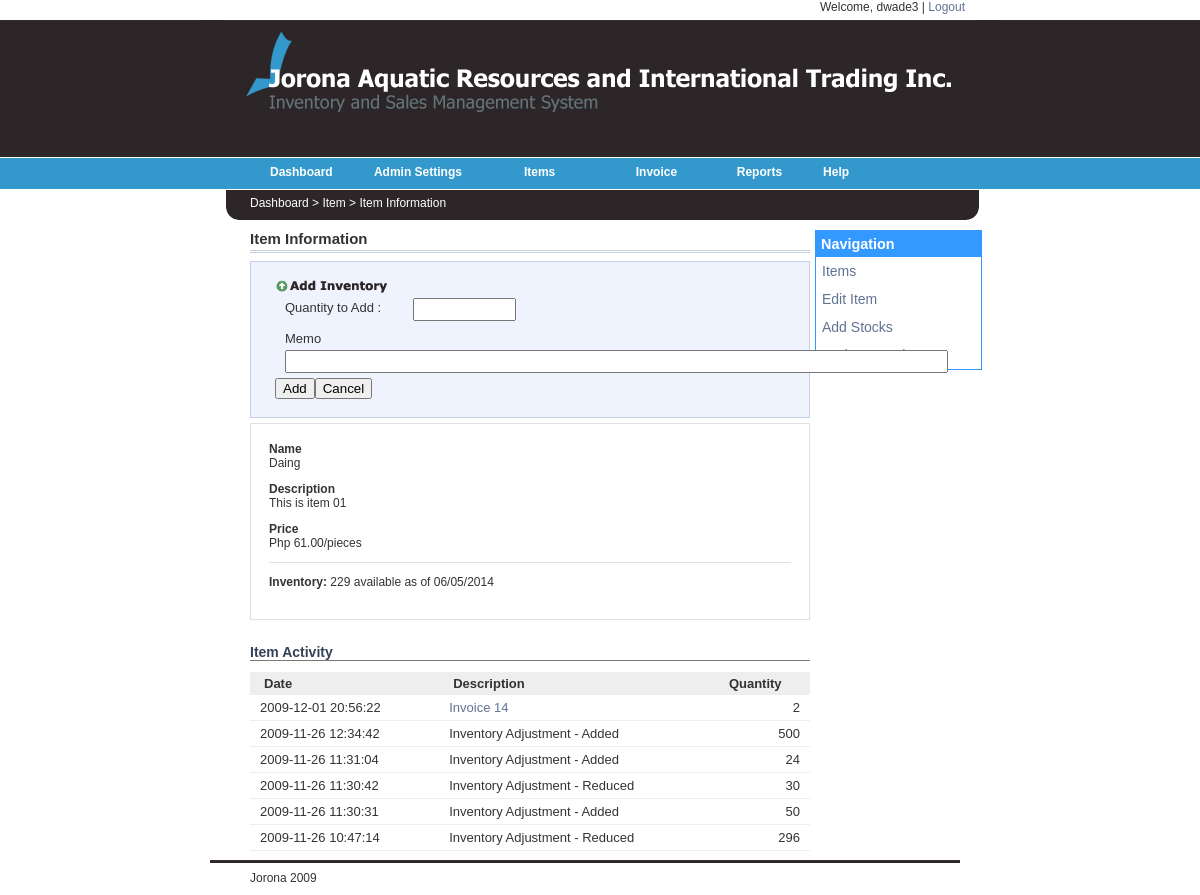
/final/item_information.php?prod_id=14&item_action=1 (signed in), run on the app's committed database.
### tables this page shows
CREATE TABLE IF NOT EXISTS `tbl_product` (
  `prod_id` int(4) NOT NULL auto_increment,
  `prod_name` varchar(50) NOT NULL,
  `prod_desc` text NOT NULL,
  `prod_price` int(4) NOT NULL,
  `quantity_on_hand` int(5) NOT NULL,
  `unit` int(2) NOT NULL,
  `date_added` date NOT NULL,
  `prod_state` tinyint(1) NOT NULL,
  `userid` int(4) NOT NULL,
  PRIMARY KEY  (`prod_id`)
);

CREATE TABLE IF NOT EXISTS `tbl_record` (
  `record_id` int(6) NOT NULL auto_increment,
  `last_update` timestamp NOT NULL default CURRENT_TIMESTAMP on update CURRENT_TIMESTAMP,
  `prod_id` int(4) NOT NULL,
  `userid` int(4) NOT NULL,
  `quantity` int(4) NOT NULL,
  `rec_type` smallint(2) NOT NULL,
  `remarks` text NOT NULL,
  `o_id` int(6) default NULL,
  PRIMARY KEY  (`record_id`)
);

### final/includes/functions.php (called while the page is built, shortened)
<?php
    function SearchProduct($keyword) {
        if ($keyword!="")
        {
        $result = mysql_query("SELECT * FROM tbl_product
                              WHERE tbl_product.prod_id='$keyword' OR tbl_product.prod_name='$keyword'");
        }
        else  $result = mysql_query("SELECT * FROM (tbl_product LEFT JOIN tbl_users ON tbl_product.userid = tbl_users.userid)
                                    ORDER BY prod_name ASC");
        return $result;
    }
	function ItemActivity($pid){
        $query = "SELECT * FROM tbl_record, tbl_product WHERE tbl_record.prod_id = $pid AND tbl_record.prod_id = tbl_product.prod_id ORDER BY record_id DESC";
        $result = mysql_query($query);
        return $result;
	}
?>

### final/item_information.php (the view, shortened to what this page needs)
<?php include("includes/functions.php");?>
<link rel="stylesheet" href="_common/css/main.css" type="text/css" media="all">
<link href="stylesheets/sortableTable.css" rel="stylesheet" type="text/css" />
<link href="stylesheets/tabber.css" rel="stylesheet" type="text/css" />
<?php include("includes/header.php");?>
<br><div id="mainMenuContent">Dashboard > Item > Item Information</div></div><div> <div id="content">
<div id="Nav">
<div class="box"><div class="box-header"><b>Navigation</b></div>
<div class="box-body"><p class="t"><a href="manage_products.php">Items</a></p><p class="d"></p></div>
<div class="box-body"><p class="t"><a href="edit_product2.php?prod_id=<?php $id = $_GET['prod_id']; echo $id; ?>">Edit Item</a></p><p class="d"></p></div>
<div class="box-body">  <p class="t"><a href="item_information.php?prod_id=<?php $id = $_GET['prod_id']; echo $id; echo"&item_action=1"; ?>">Add Stocks</a></p></div>
<div class="box-body"><p class="t"><a href="item_information.php?prod_id=<?php $id = $_GET['prod_id']; echo $id; echo"&item_action=2"; ?>">Reduce Stocks</a></p></div>
</div>
</div>
<div class="header"><p class="h">Item Information</p></div>
<?php
	if(isset($_GET['item_action'])){
		$state = $_GET['item_action'];
		if($state==1){
			$id = $_GET['prod_id'];
			$result=SearchProduct($id);
			while($row = mysql_fetch_array($result))
			{
			echo"
				<form method=\"post\" action=\"stockin_process.php\" class=\"form-edit-item\">
				<img src=\"images/add_icon.png\"></img>
				<table class=\"fixed-table\">
                   <tbody>
					<input type=\"hidden\" id=\"prod_id\" name=\"id\" value=".$row['prod_id']." />
					<input type=\"hidden\" id=\"prod_qoh\" name=\"qoh\" value=".$row['quantity_on_hand']." />
				   <tr class=\"ei\">
                       <td  class=\"ei\"><label class=\"space-btm\" for=\"item_name\">Quantity to Add : </label></td>
                       <td  class=\"ei\"><input class=\"basic-textfield\" maxlength=\"80\" name=\"add_qty\" fade  size=\"10\" type=\"text\"   /> </td>
                     </tr>
					 <tr class=\"ei\">
                       <td colspan=\"4\" class=\"ei\"><label class=\"space-btm\" for=\"item_name\">Memo</label>
                       <input class=\"basic-textfield\" name=\"memo\" fade  size=\"80\" type=\"text\"  /></td>
                     </tr>
				</table>
				<input type=\"submit\" name=\"btnAdd\" value=\"Add\"  /><input type=\"submit\" name=\"btnCancel\" value=\"Cancel\"  />
				</form>
			";}
		}
	}
?>
	<?php
	      if(isset($_GET['prod_id'])){
		     $id = $_GET['prod_id'];
			  	$result=SearchProduct($id);
		     	while($row = mysql_fetch_array($result))
				{
				echo "
				<div id=\"padding1\"></div>
				<div id=\"show-item\">
				<h4>Name</h4>
				<p class=\"shorter\">".$row['prod_name']."</p>
				<h4>Description</h4>
				<p class=\"shorter\">".$row['prod_desc']."</p>
				<h4>Price</h4>
				<p class=\"shorter\">Php ".$row['prod_price'].".00/";
				if($row['unit']==0){ echo "pieces</p>";}
				elseif($row['unit']==1){ echo "pack</p>";}
				echo "
				<div class=\"clear\"> </div>
				<div id=\"inventory-info\">
				<b>Inventory: </b>".$row['quantity_on_hand']." available as of ". date("m/d/Y")."
				</div>
				</div>";
				}}
	?>
<div id="item-activity">
<div class="big-padding"> <h2 class="floated">Item Activity</h2></div>
			<table id="myTable" cellpadding="0">
		  	<thead>
				<th class="desc">Date</th>
				<th class="desc">Description</th>
				<th class="desc">Quantity</th>
			</thead>
			<?php
				$pid = $_GET['prod_id'];
				echo "<tbody>";
			        $result = ItemActivity($pid);
						while($row = mysql_fetch_array($result))
						{
							echo "<tr id=".$row['record_id']." class=\"sort\">";
							echo"<td class=\"center\">".$row['last_update']."</td>";
							if($row['rec_type']==1)echo"<td>Inventory Adjustment - Added</td>";
							elseif($row['rec_type']==2){
							if($row['o_id']!=NULL){echo"<td><a href=\"invoice_details.php?oid=".$row['o_id']."\">Invoice ".$row['o_id']." </a></td>";}
							else echo"<td>Inventory Adjustment - Reduced</td>";}
							echo"<td class=\"int\">".$row['quantity']."</td>";
							echo "</tr>";
						}
						echo "</tbody>";
			?>
		  </table>
</div>
<?php require("includes/footer.php");?>

### final/_common/css/main.css (style rules this page uses)
body { line-height: 1.5; background: #fff; margin:1.5em 0; }
table { border-collapse: separate; border-spacing: 0; }
caption, th, td { text-align: left; font-weight:400; }
body { color: black; font-family: Verdana, sans-serif; font-size: 12px; }
h2 { font-size: 14px; margin: 0; border-bottom: 1px solid #797979; margin-bottom: 5px; color: #354158; }
h4 { font-weight: bold; }
.desc { margin: -15px 0 40px 0; }

### final/stylesheets/sortableTable.css (style rules this page uses)
table { width: 100%; }
th { background-color: #666666; background: #eee url(../images/icon-table-sort.png) no-repeat 2px 8px; padding: 4px 4px 4px 14px; font-size: 13px; font-weight:bold; }
tr { background-color: #FFFFFF; padding: 4px; font-size: 13px; }
td { padding: 5px 10px; border-bottom: 1px solid #eee; }

### final/stylesheets/web.css (style rules this page uses)
body { margin: 0px 0px 10px 0px; padding: 0px; line-height: 200%; color: #333; font: 12px Arial, Verdana, sans-serif; background:url(../images/b_g.gif) top left repeat-x; }
#mainMenuContent { margin-left: 50px; }
#content { padding: 0px; width: 560px; background-color:#FFFFFF; margin-left:50px; margin-top: 010px; float: left; }
#Nav { padding: 0px; width: 165px; border:1px thin #3399FF; position: absolute; float: right; margin-left: 565px; margin-top: 0px; }
a { color: #607293; text-decoration: none; }
div.header { border-bottom: 3px double rgb(198, 209, 224); padding-bottom: 3px; margin-bottom: 8px; }
div.box, table.box { padding: auto; border: solid 1px #3399FF ; width: inherit; }
div.box-header, td.box-header { border: solid 1px #3399FF ; font-size: larger; color: #FFFFFF; padding: 4px; background-color: #3399FF; }
div.box-body, td.box-body { padding: 6px; border-top: 0px; }
p.h { font:arial; font-size:15px; padding:0; margin-top:0; margin-bottom:0; font-weight:bold; }
p.t { font:arial; font-size:14px; padding:0; margin-top:0; margin-bottom:0; }
td.int { text-align:right; }
th.desc { background-image:none; }
div#show-item { border: 1px solid rgb(224, 224, 224); padding: 1.5em; }
h4 { font-weight:bold; font-size:100%; margin:0px; padding:0px; display:block; }
#show-item p.shorter { margin-top:0.3em; margin:0px; padding:0px; display:block; margin-bottom:1em; }
#inventory-info { border-top: 1px solid rgb(224, 224, 224); padding: 1em 0px; margin: 0px; display:block; }
#item-activity { display: block; margin: 0px; padding: 0px; display: block; }
.big-padding { padding: 2em 0px 0.5em 0px; zoom: 1; margin: 0px; }
.form-edit-item { background: rgb(239, 243, 254); border: 1px solid rgb(194, 209, 228); display: block; padding: 1.5em 2em; position: relative; margin-bottom:5px; }
.space-btm { display: block; padding-bottom: 4px; }
.ei { background: rgb(239, 243, 254); border:none; }
.fixed-table { table-layout: fixed; width: 100%;border-spacing: 0px 0px; border-collapse: collapse; background: rgb(239, 243, 254); }
.basic-textfield { ;padding: 2px 1px;vertical-align: middle; }

### data on the page
tbl_product: prod_name "Daing", prod_desc "This is item 01", prod_price "61", unit "pieces", quantity_on_hand "229"
tbl_record: last_update "2009-12-01 20:56:22", o "14", quantity "2"
tbl_record: last_update "2009-11-26 12:34:42", rec_type "Inventory Adjustment - Added", quantity "500"
tbl_record: last_update "2009-11-26 11:31:04", rec_type "Inventory Adjustment - Added", quantity "24"
tbl_record: last_update "2009-11-26 11:30:42", rec_type "Inventory Adjustment - Reduced", quantity "30"
tbl_record: last_update "2009-11-26 11:30:31", rec_type "Inventory Adjustment - Added", quantity "50"
tbl_record: last_update "2009-11-26 10:47:14", rec_type "Inventory Adjustment - Reduced", quantity "296"

### other printed values
$_SESSION['username'] "dwade3"
